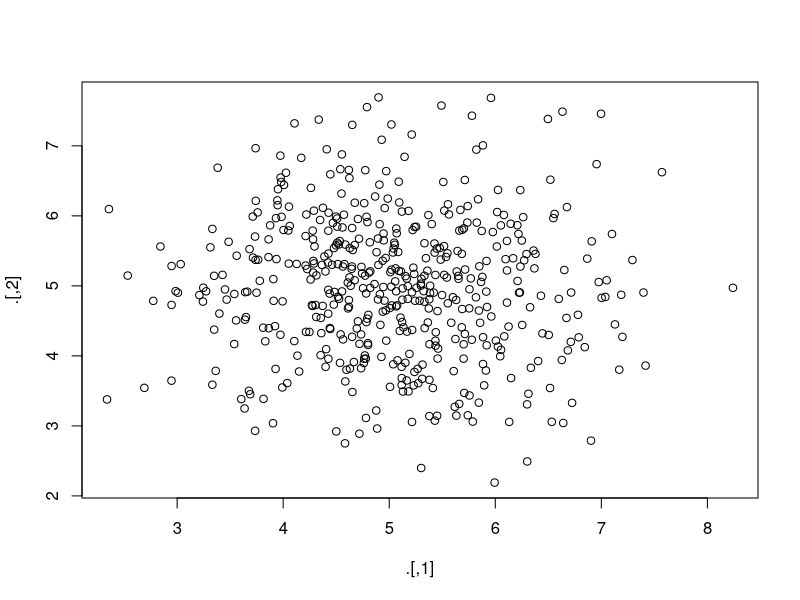
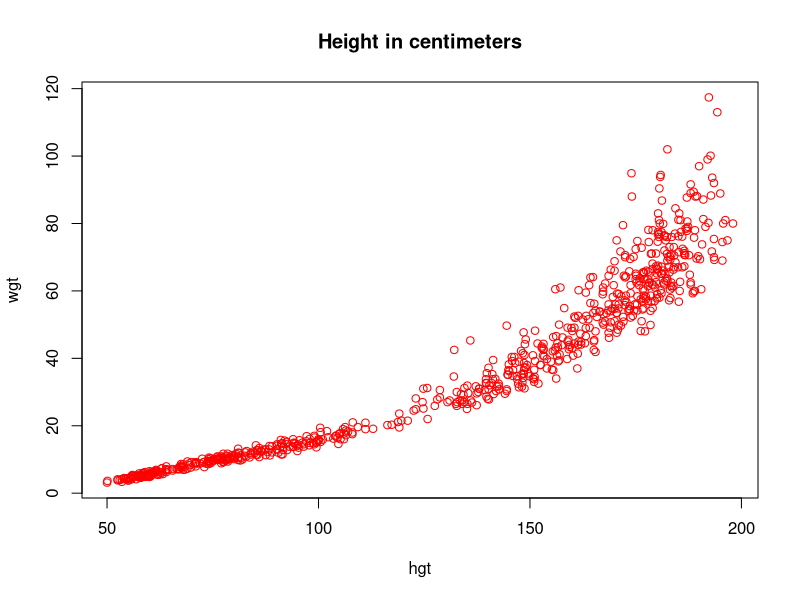
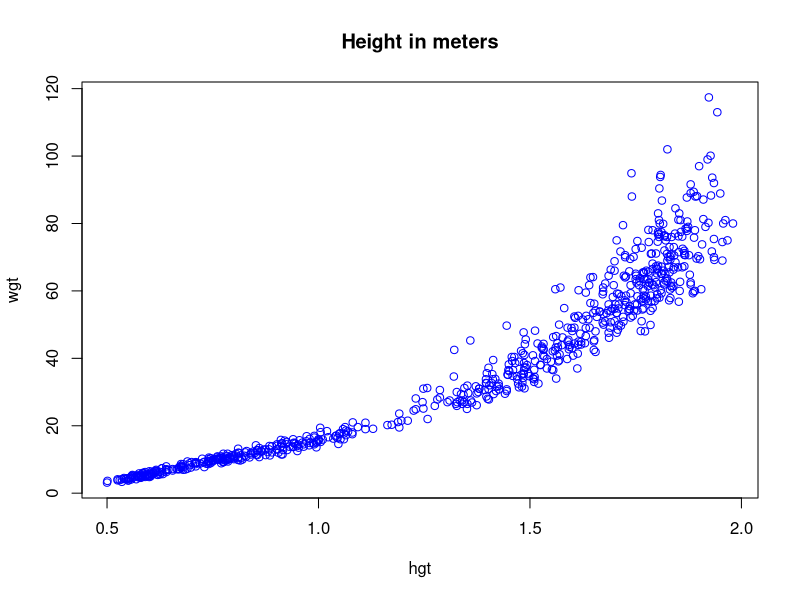
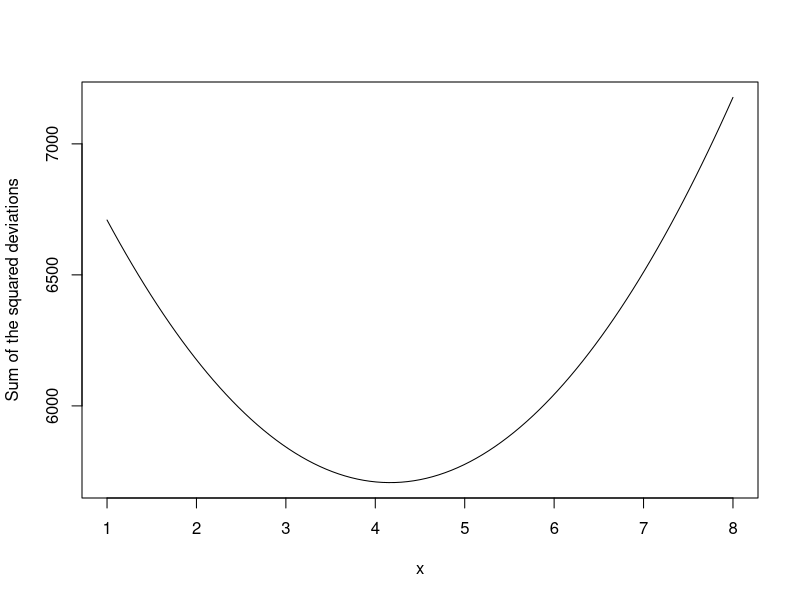
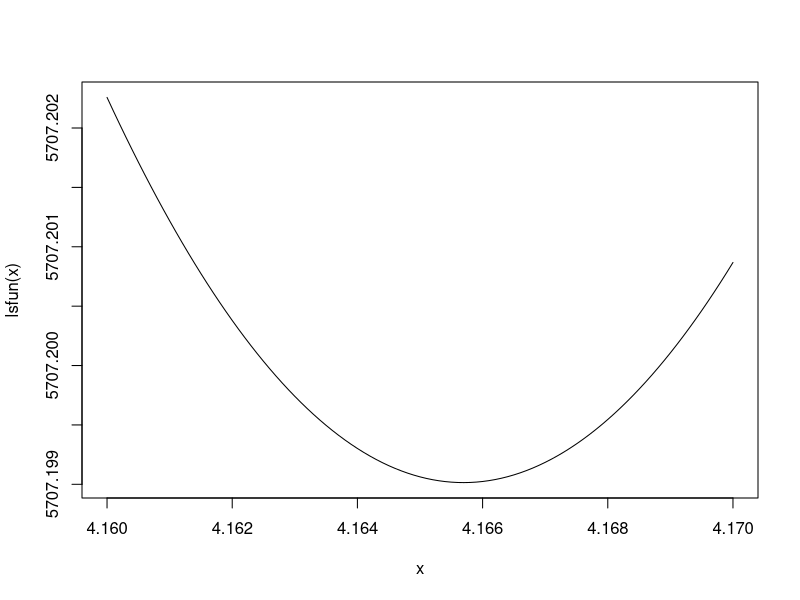

The R source for these figures, in order:
## ---- chunk 1
printAnswers <- TRUE
## ---- chunk 2
library(dplyr)
library(magrittr)
library(mice)
## ---- chunk 3
set.seed(123)
## ---- chunk 4
rnorm(1000, 5) %>%
  matrix(ncol = 2) %>%
  plot()
## ---- chunk 5
anscombe %>%
  cor()
## ---- chunk 6
anscombe %>%
  subset(select = c(x4, y4)) %>%
  cor()
## ---- chunk 7
anscombe %$%
  cor(x4, y4)
## ---- chunk 8
boys %>%
  subset(select = c("wgt", "hgt")) %>%
  cor(use = "pairwise.complete.obs")
## ---- chunk 9
boys %>%
  subset(select = c("wgt", "hgt")) %>%
  na.omit() %>%
  cor()
## ---- chunk 10
boys %$% 
  cor(hgt, wgt, use = "pairwise.complete.obs")
## ---- chunk 11
boys %>%
  transform(hgt = hgt / 100) %$%
  mean(hgt, na.rm = TRUE)
## ---- chunk 12
boys %>%
  subset(select = c(hgt, wgt)) %T>%
  plot(col = "red", main = "Height in centimeters") %>%
  transform(hgt = hgt / 100) %>%
  plot(col = "blue", main = "Height in meters")
## ---- chunk 13
set.seed(32083)
x <- rnorm(100, mean=3, sd=7)
y <- c(rnorm(50, mean = 2, sd = 3), rnorm(50, mean = 9, sd = 2))
save(x, y, file = "Exercise4_data.RData")
## ---- chunk 14
mean(x)
## ---- chunk 15
mu = 3
deviations <- x - mu
ssd <- sum(deviations^2)
## ---- chunk 16
ssd2 <- apply(X = outer(x, mu, FUN = "-")^2, 
              MARGIN = 2, 
              FUN = sum)
## ---- chunk 17
identical(ssd, ssd2)
## ---- chunk 18
c(ssd, ssd2)
## ---- chunk 19
myfunction <- function(arguments){
  hereyourfunctioncode
}
## ---- chunk 20
mean.sd <- function(argument1, argument2){
  mean1 <- mean(argument1) 
  mean2 <- mean(argument2)
  sd1 <- sd(argument1)
  sd2 <- sd(argument2)
  result <- data.frame(mean = c(mean1, mean2),
                       sd = c(sd1, sd2), 
                       row.names = c("first", "second"))
  return(result)
}
## ---- chunk 21
mean.sd(argument1 = 1:10,
        argument2 = 3:8)
## ---- chunk 22
mean.sd(1:10, 3:8)
## ---- chunk 23
lsfun <- function(meanestimate) apply(outer(x, meanestimate, "-")^2, 2, sum)
## ---- chunk 24
lsfun2 <- function(meanestimate){
  apply(outer(x, meanestimate, "-")^2, 
        MARGIN =  2, 
        FUN = sum)
}
## ---- chunk 25
lsfun3 <- function(meanestimate){
  outer(x, meanestimate, "-")^2 %>%
    apply(MARGIN = 2, FUN = sum)
}
## ---- chunk 26
curve(lsfun, from = 1, to = 8, ylab = "Sum of the squared deviations")
## ---- chunk 27
curve(lsfun, from = 4.16, to = 4.17)
